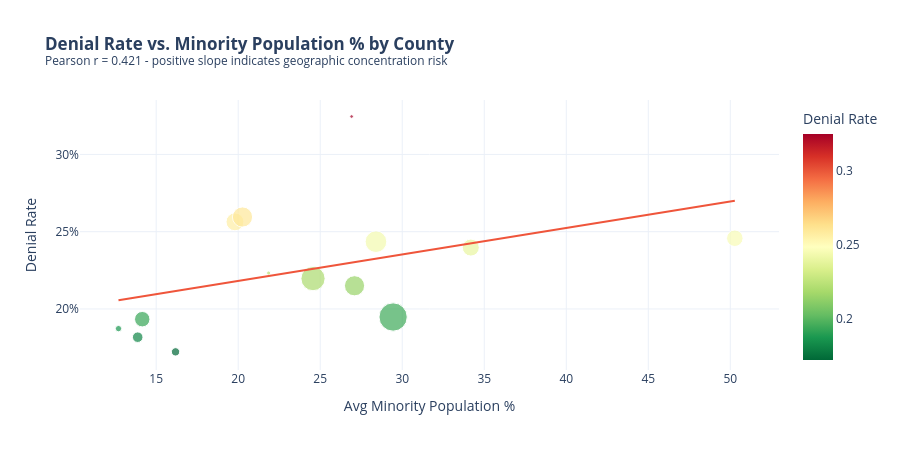

Notebook source saved alongside this figure:
### Markdown cell above
## Finding 3 - Geographic Concentration (Redlining Risk)
Redlining - refusing loans in minority neighborhoods - is illegal but can appear in the data
as a positive correlation between a county's minority population % and its denial rate.

Each bubble below is one county. Size = number of applications. Trend line = OLS fit.

### Code cell
geo = (
    df.groupby('county_code')
    .agg(n=('denied', 'count'),
         denial_rate=('denied', 'mean'),
         minority_pct=('minority_pct', 'mean'))
    .reset_index()
)
geo = geo[geo['n'] >= 30].dropna(subset=['minority_pct'])

r, pval = stats.pearsonr(geo['minority_pct'], geo['denial_rate'])
print(f'Pearson r (minority % vs denial rate): {r:.3f}  p-value: {pval:.4f}')
print('Interpretation:',
      'ELEVATED - counties with more minority residents face higher denial rates.' if r > 0.3
      else 'No significant geographic concentration detected.')

fig = px.scatter(
    geo, x='minority_pct', y='denial_rate', size='n',
    color='denial_rate', color_continuous_scale='RdYlGn_r',
    trendline='ols',
    hover_data=['county_code', 'n'],
    title=f'<b>Denial Rate vs. Minority Population % by County</b><br>'
          f'<sup>Pearson r = {r:.3f} - positive slope indicates geographic concentration risk</sup>',
    labels={'minority_pct': 'Avg Minority Population %', 'denial_rate': 'Denial Rate'}
)
fig.update_layout(template='plotly_white', yaxis_tickformat='.0%', height=450)
fig.show()

### Figure 1 — Plotly figure (JSON) as saved in the notebook; plotly's stock layout.template omitted (floating-point values rounded to 4 significant figures)
{"data": [{"customdata": [[25000.0, 4835.0], [25000.0, 2267.0], [25000.0, 6479.0], [25010.0, 336.0], [25010.0, 9478.0], [25010.0, 817.0], [25010.0, 5853.0], [25020.0, 1405.0], [25020.0, 16210.0], [25020.0, 265.0], [25020.0, 8228.0], [25020.0, 8270.0], [25020.0, 5526.0], [25030.0, 11850.0]], "hovertemplate": "Avg Minority Population %=%{x}<br>Denial Rate=%{marker.color}<br>n=%{customdata[1]}<br>county_code=%{customdata[0]}<extra></extra>", "legendgroup": "", "marker": {"color": [0.1934, 0.1817, 0.2564, 0.2232, 0.2435, 0.1873, 0.2397, 0.1722, 0.1948, 0.3245, 0.215, 0.2595, 0.2457, 0.2196], "coloraxis": "coloraxis", "size": [4835, 2267, 6479, 336, 9478, 817, 5853, 1405, 16208, 265, 8228, 8270, 5526, 11847], "sizemode": "area", "sizeref": 40.52, "symbol": "circle"}, "mode": "markers", "name": "", "orientation": "v", "showlegend": false, "type": "scatter", "x": [14.15, 13.87, 19.8, 21.86, 28.4, 12.7, 34.18, 16.18, 29.44, 26.91, 27.09, 20.26, 50.27, 24.56], "xaxis": "x", "y": [0.1934, 0.1817, 0.2564, 0.2232, 0.2435, 0.1873, 0.2397, 0.1722, 0.1948, 0.3245, 0.215, 0.2595, 0.2457, 0.2196], "yaxis": "y"}, {"hovertemplate": "<b>OLS trendline</b><br>denial_rate = 0.00171034 * minority_pct + 0.183973<br>R<sup>2</sup>=0.177380<br><br>Avg Minority Population %=%{x}<br>Denial Rate=%{y} <b>(trend)</b><extra></extra>", "legendgroup": "", "marker": {"symbol": "circle"}, "mode": "lines", "name": "", "showlegend": false, "type": "scatter", "x": [12.7, 13.87, 14.15, 16.18, 19.8, 20.26, 21.86, 24.56, 26.91, 27.09, 28.4, 29.44, 34.18, 50.27], "xaxis": "x", "y": [0.2057, 0.2077, 0.2082, 0.2116, 0.2178, 0.2186, 0.2214, 0.226, 0.23, 0.2303, 0.2325, 0.2343, 0.2424, 0.27], "yaxis": "y"}], "layout": {"coloraxis": {"colorbar": {"title": {"text": "Denial Rate"}}, "colorscale": [[0, "rgb(0,104,55)"], [0.1, "rgb(26,152,80)"], [0.2, "rgb(102,189,99)"], [0.3, "rgb(166,217,106)"], [0.4, "rgb(217,239,139)"], [0.5, "rgb(255,255,191)"], [0.6, "rgb(254,224,139)"], [0.7, "rgb(253,174,97)"], [0.8, "rgb(244,109,67)"], [0.9, "rgb(215,48,39)"], [1, "rgb(165,0,38)"]]}, "height": 450, "legend": {"itemsizing": "constant", "tracegroupgap": 0}, "title": {"text": "<b>Denial Rate vs. Minority Population % by County</b><br><sup>Pearson r = 0.421 - positive slope indicates geographic concentration risk</sup>"}, "xaxis": {"anchor": "y", "domain": [0, 1], "title": {"text": "Avg Minority Population %"}}, "yaxis": {"anchor": "x", "domain": [0, 1], "tickformat": ".0%", "title": {"text": "Denial Rate"}}}}
